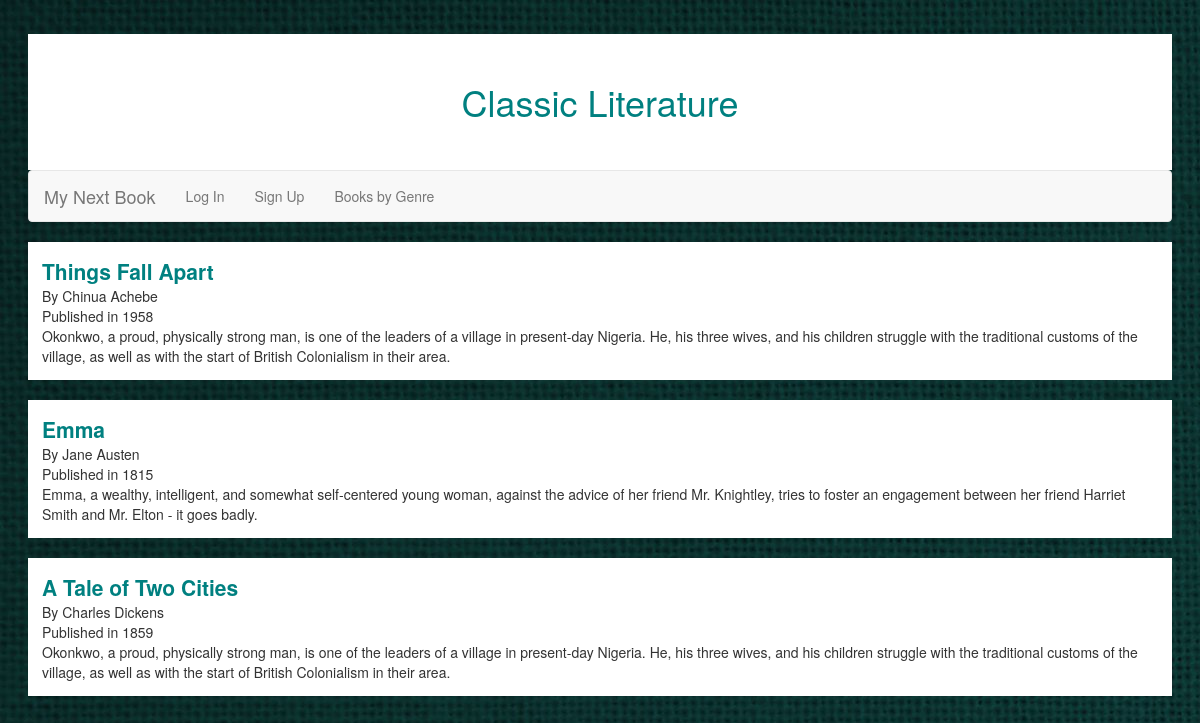
The page /classicLiterature.php on the database its author committed.
### tables this page shows
CREATE TABLE book (
  id int(11) NOT NULL AUTO_INCREMENT,
  title varchar(100) DEFAULT NULL,
  author_id int(11) DEFAULT NULL,
  genre_id int(11) DEFAULT NULL,
  description text,
  year_published varchar(6) DEFAULT NULL,
  origin_country varchar(50) DEFAULT NULL,
  cover varchar(32) DEFAULT NULL,
  PRIMARY KEY (id)
);

CREATE TABLE author (
  author_id int(11) NOT NULL AUTO_INCREMENT,
  first_name varchar(25) DEFAULT NULL,
  last_name varchar(25) DEFAULT NULL,
  PRIMARY KEY (author_id)
);

### displayBook.php (the view, shortened to what this page needs)
<?php
    require_once('navbar.php');
    $dbc = mysqli_connect(DATABASE_HOST, DATABASE_USER, DATABASE_PASSWORD, DATABASE_NAME);
    $query = "SELECT title, first_name, last_name, year_published, " .
            "description, genre_name, cover " .
            "FROM book JOIN author USING (author_id) " .
            "JOIN genre USING (genre_id) " .
            "WHERE genre_name = '$genre_name' ORDER BY last_name";
    $books = mysqli_query($dbc, $query);
    while ($row = mysqli_fetch_array($books))
    {
        echo "<article>";
        echo "<img src=\"" . $row['cover'] . "\" /><br />";
        echo "<strong>" . $row['title'] . "</strong><br />";
        echo "By " . $row['first_name'] . " " . $row['last_name'] . "<br />";
        echo "Published in " . $row['year_published'] . "<br />";
        echo $row['description'];
        echo "</article><br />";
    }
?>

### header.php (shortened to what this page needs)
<!DOCTYPE html PUBLIC "-//W3C//DTD XHTML 1.0 Transitional//EN"
  "http://www.w3.org/TR/xhtml1/DTD/xhtml1-transitional.dtd">
<html xmlns="http://www.w3.org/1999/xhtml" xml:lang="en" lang="en">
<head>
  <link rel="stylesheet" type="text/css" href="https://maxcdn.bootstrapcdn.com/bootstrap/3.3.7/css/bootstrap.min.css" />
  <link rel="stylesheet" type="text/css" href="style.css" />
</head>
<body>
  <h1 class="jumbotron"><?php echo $page_title; ?></h1>

### navbar.php (shortened to what this page needs)
<nav class="navbar navbar-default">
    <div class="container-fluid">
        <div class="navbar-header">
            <a class="navbar-brand" href="#">My Next Book</a>
        </div>
        <div class="collapse navbar-collapse" id="myNavbar">
            <ul class="nav navbar-nav">
<?php
    if (isset($_SESSION['username']) && isset($_SESSION['password']))
    {
        $dbc = mysqli_connect(DATABASE_HOST, DATABASE_USER, DATABASE_PASSWORD, DATABASE_NAME)
                or die("Error connecting to database");
        $get_user_id_query = "SELECT user_id FROM user WHERE username='" .
                $_SESSION['username'] . "'";
        $result = mysqli_query($dbc, $get_user_id_query);
        $row = mysqli_fetch_row($result);
        $user_id = $row[0];
        $number_of_user_ratings_query = "SELECT count(*) FROM  user_rating WHERE user_id=$user_id";
        $result = mysqli_query($dbc, $number_of_user_ratings_query);
        $row = mysqli_fetch_row($result);
        $user_rating_number = $row[0];
        if ($user_rating_number >= 5)
        {
 ?>
                <li><a href="getRecommendation.php">Get Recommendation</a></li>
<?php
        }
        else
        {
?>
            <li class="disabled"><a href="getRecommendation.php">Get Recommendation</a></li>
<?php
        }
?>
        <li><a href="addBook.php">Add Books</a></li>
        <li><a href="index.php">Rate Books</a></li>
<?php
    }
    else
    {
?>
                <li><a href="login.php">Log In</a></li>
                <li><a href="signup.php">Sign Up</a></li>
<?php
    }
?>
                <li><a href="booksByGenre.php">Books by Genre</a></li>
            </ul>
        </div>
    </div>
</nav>

### classicLiterature.php (shortened to what this page needs)
<?php
    $page_title = 'Classic Literature';
    require_once('header.php');
    $genre_name = 'Classic Literature';
    require_once('navbar.php');
    require_once('displayBook.php');
?>
</body>
</html>

### style.css (style rules this page uses)
body { padding: 1em 2em 1em 2em; text-align: center; background-image: url("images/tealBackground.jpg"); }
.jumbotron { background-color: white; color: teal; margin-bottom: 0; }
.navbar-default { color: teal; }
article { background-color: white; text-align: left; padding: 1em; }
strong { color: teal; font-size: 1.5em; }

### rows shown on the page
book: title "Things Fall Apart", author.first_name "Chinua", author.last_name "Achebe", year_published "1958", description "Okonkwo, a proud, physically strong man, is one of the leaders of a village in present-day Nigeria. He, his three wives, and his children struggle with the traditional customs of the village, as well as with the start of British Colonialism in their area."
book: title "Emma", author.first_name "Jane", author.last_name "Austen", year_published "1815", description "Emma, a wealthy, intelligent, and somewhat self-centered young woman, against the advice of her friend Mr. Knightley, tries to foster an engagement between her friend Harriet Smith and Mr. Elton - it goes badly."
book: title "A Tale of Two Cities", author.first_name "Charles", author.last_name "Dickens", year_published "1859", description "Okonkwo, a proud, physically strong man, is one of the leaders of a village in present-day Nigeria. He, his three wives, and his children struggle with the traditional customs of the village, as well as with the start of British Colonialism in their area."

### other values the page prints
$page_title "Classic Literature"
